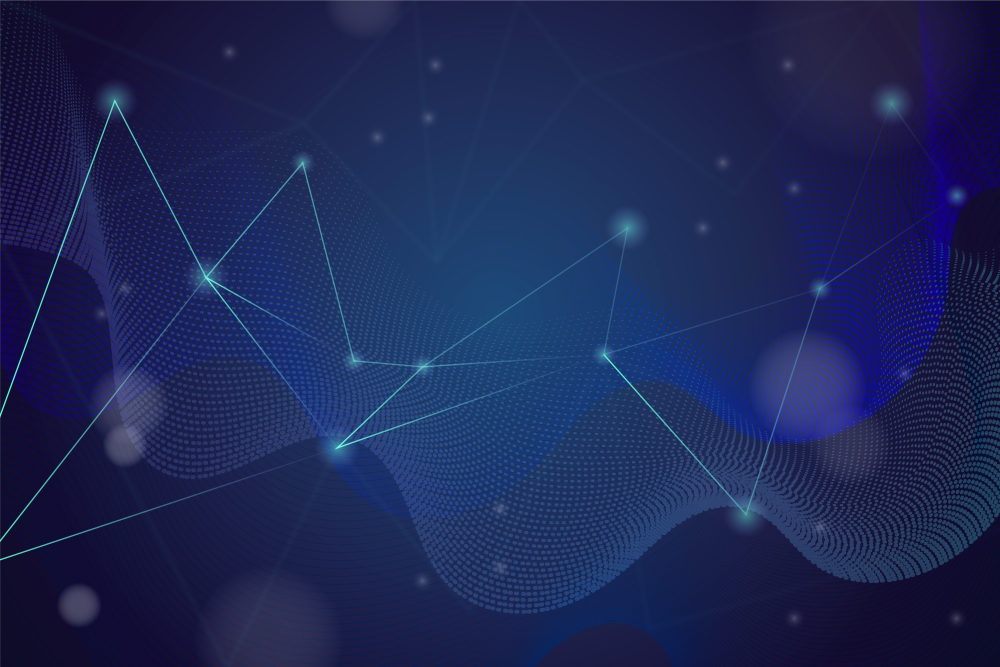
#> input picture bank-management-system/images/bg_1.jpg, 3000 x 2000 px, found by its file name (shown at 1/3 size)
$ python -i main.py   (imports and definitions only)
#> lines starting #> are read from the running program, lines starting #| are printed output that depends on the picture
#GUI
import tkinter as tk
from tkinter import *
from tkinter import messagebox
from PIL import ImageTk,Image
from time import gmtime,strftime
from tkinter import Toplevel

#Sign in-->name is valid or not
# [6 lines left out: function is_number, not called in this run]

#HOME
def home_return(master):
	master.destroy()
	Main_Menu()

#This fn is used in check_log_in fn
# [307 lines left out: functions check_acc_nmb, check_log_in, write, crdt_write, debit_write, logout and 7 more, not called in this run]


#MY PROJECT-->MAIN PAGE
def Main_Menu():
    x=tk.Tk()
    x.title("My Project")
    x.geometry("1680x1050")
    x.configure(background="black")

    """im=ImageTk.PhotoImage(Image.open("bg.jpg"))
    lb2=Label(x,image=im,height="300",width="300")
    lb2.place(x=200,y=300)"""

    bg_img=Image.open('images/bg_1.jpg')
#> bg_img is the input picture: PIL image 3000x2000 RGB; mean R, G, B 28.8, 39.3, 86.1
    bg_img2=bg_img.resize((1680,1050))
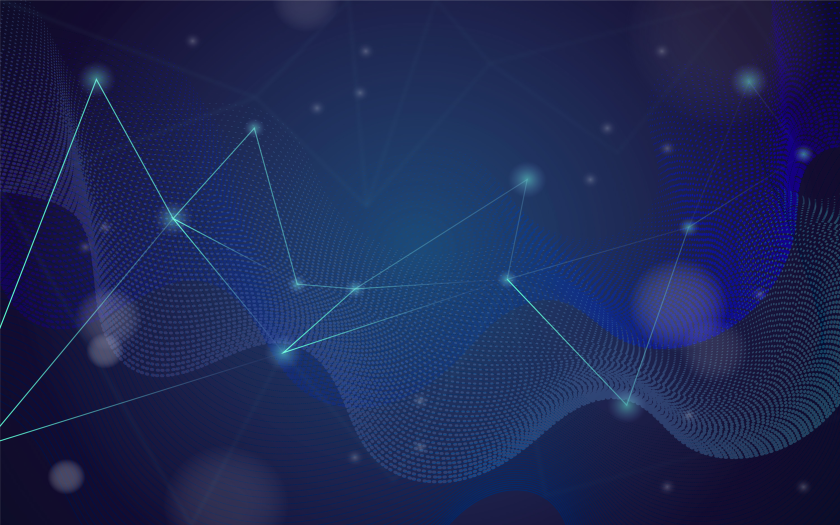
#> bg_img2: PIL image 1680x1050 RGB (shown at 1/2 size); mean R, G, B 28.7, 39.3, 86.1
    bg_img3=ImageTk.PhotoImage(bg_img2)

    f1=Frame(x,height="1050",width="1680")
    f1.pack(side="top")

    lb2=tk.Label(f1,image=bg_img3)
    lb2.place(x=0,y=0)

    lb1=tk.Label(x,text="***WELCOME TO MAIN MENU***",bg="#005DA9",fg="white",font=("Times New Roman",25))
    #lb.pack() to place in top centre
    lb1.place(x=425,y=130)

    lb3=tk.Label(x,text="SUMMIT CAPITAL BANK",bg="#2594E7",fg="white",font=("Times New Roman",23))
    lb3.place(x=500,y=50)

    #LOGIN_IMG
    login_img=Image.open("images/login.jpg")
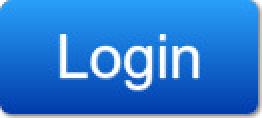
#> input picture bank-management-system/images/login.jpg, 131 x 59 px, found by its file name (shown 2 times larger)
#> login_img is the input picture: PIL image 131x59 RGB; mean R, G, B 45.4, 124, 211.4
    login_img2=login_img.resize((90,60))
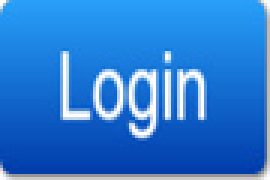
#> login_img2: PIL image 90x60 RGB (shown 3 times larger); mean R, G, B 45.2, 123.9, 211.4
    login_img3=ImageTk.PhotoImage(login_img2)

    #SIGN IN_IMG
#> (the run stopped early here; a loop or call above may not have finished)
